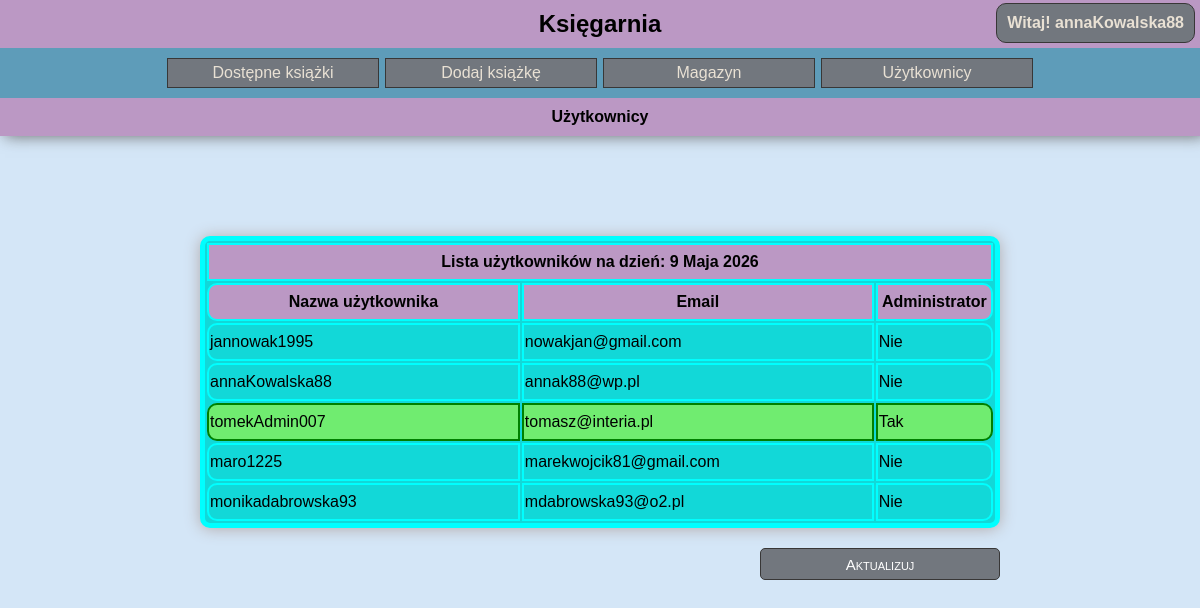
/18.05/users.php (signed in), run on the app's committed database.
### tables this page shows
CREATE TABLE users (
    id int NOT NULL PRIMARY KEY AUTO_INCREMENT,
    user_name varchar(50) NOT NULL,
    email varchar(100) NOT NULL, 
    password varchar(50) NOT NULL,
    is_admin boolean NOT NULL
);

### 18.05/DB_manager.php (called while the page is built, shortened)
<?php
    function getDataFromDB($query){
        try {
            $connDB = new mysqli($GLOBALS["host"], $GLOBALS["username"], $GLOBALS["password"], $GLOBALS["dbname"], $GLOBALS["dbport"]);
            $result = $connDB -> query($query);
            return $result;
        }
        catch (mysqli_sql_exception $e) {
            return "error";
        }
    }
?>

### 18.05/users.php (the view, shortened to what this page needs)
<!DOCTYPE html>
<html lang="pl">
<head>
    <link rel="stylesheet" href="style.css">
</head>
<body id="users-list-page">
    <header class="head-container">
        <h2 class="page-title">
            Księgarnia
            <?php
                include "render_login_menu.php";
            ?>
        </h2>
        <nav>
            <a href="index.php">Dostępne książki </a>
            <a href="add_book.php">Dodaj książkę </a>
            <a href="store.php">Magazyn</a>
            <a href="users.php">Użytkownicy</a>
        </nav>
        <h2 class="subpage-title">Użytkownicy</h2>
    </header>
    <main>
        <div class="store-container">
                <?php
                    include "DB_manager.php";
                    include "DB_queries.php";
                    $usersDataFromDB = getDataFromDB($GET_USERS_QUERY);
                    if($usersDataFromDB == "error"){
                        connectionErrorHandler();
                    }else{
                        echo "<table class='store'>";
                        echo "<tr>";
                        echo "<th class='store-header' colspan='4'>Lista użytkowników na dzień: <span id='currentDate'></span></th>";
                        echo "</tr>";
                        echo "<tr>";
                        echo "<th class='username-column'>Nazwa użytkownika</th>";
                        echo "<th class='email-column'>Email</th>";
                        echo "<th class='admin-column'>Administrator</th>";
                        echo "</tr>";
                        foreach($usersDataFromDB as $userData){
                            echo "<tr>";
                                $isAdminClass = "";
                                $isAdmin = "Nie";
                                if($userData["is_admin"] == 1){
                                    $isAdminClass = "admin-cell";
                                    $isAdmin = "Tak";
                                }
                                echo "<td class='$isAdminClass'>{$userData['user_name']}</td>";
                                echo "<td class='$isAdminClass'>{$userData['email']}</td>";
                                echo "<td class='$isAdminClass'>{$isAdmin}</td>";
                            echo "</tr>";
                        }
                        echo "</table>";
                        echo "<div class='store-operations'>";
                        echo "<button class='update-store-button operation-button' onclick='window.location.reload()'>Aktualizuj</button>";
                        echo "</div>";
                    }
                ?>
        </div>
    </main>
</body>
</html>

### 18.05/style.css (style rules this page uses)
* { font-family: Arial, Helvetica, sans-serif; }
:root { --dark-bg-color: rgb(94, 156, 185); --article-bg-color: rgb(18, 216, 216); --header-bg-color: rgb(187, 152, 196); --light-bg-color: rgb(212, 230, 247); --main-button-color: rgb(114, 119, 126); --main-button-border: solid 1.5px rgb(56, 55, 55); --thick-light-border: 5px solid aqua; --thin-light-border: 2px solid aqua; --main-box-shadow: 0px 1px 15px rgb(179, 170, 170); --unavailable-bg-color: rgb(177, 177, 177); --unavailable-border-color: rgb(146, 158, 158); }
body { margin: 0; width: 100%; height: 100%; box-sizing: border-box; background-color: var(--light-bg-color); }
.head-container { padding: 0; position: sticky; top: 0; box-shadow: 5px 0 15px dimgray; font-weight: normal; }
header { padding: 10px; text-align: center; background-color: var(--header-bg-color); font-weight: 600; }
h2 { position: relative; margin: 0; padding: 10px; text-align: center; background-color: var(--header-bg-color); font-weight: 600; font-size: 1rem; }
.page-title { font-size: 1.5rem; }
nav { padding: 10px; display: flex; justify-content: center; background-color: var(--dark-bg-color); }
nav a { color: rgb(233, 225, 212); text-decoration: none; margin-left: 3px; margin-right: 3px; background-color: var(--main-button-color); width: 200px; text-align: center; padding: 5px; border: var(--main-button-border); transition: ease .5s; }
main { background-color: rgb(212, 230, 247); margin-bottom: 30px }
.operation-button { width: 30%; height: 2rem; background-color: var(--main-button-color); color: white; border: var(--main-button-border); transition: .5s ease; border-radius: 5px; font-size: 15px; font-variant: small-caps; cursor: pointer; }
.store-container { width: 100%; display: flex; flex-direction: column; align-items: center; }
.store { margin-top: 100px; background-color: var(--article-bg-color); border: var(--thick-light-border); width: 800px; box-shadow: var(--main-box-shadow); border-radius: 10px; }
.store td, .store th { border: var(--thin-light-border); background-color: var(--article-bg-color); height: 2rem; }
.store tr:not(:first-child) td:first-child, .store tr:not(:first-child) th:first-child { border-radius: 10px 0 0 10px; }
.store tr:not(:first-child) td:last-child, .store tr:not(:first-child) th:last-child { border-radius: 0 10px 10px 0; }
.store th { background-color: var(--header-bg-color); }
.store-operations { display: flex; width: 800px; margin-top: 20px; justify-content: flex-end; }
.username-column { width: 40%; text-align: center; }
.email-column { width: 45%; text-align: center; }
.admin-column { width: 15%; text-align: center; }
td.admin-cell { background-color: rgb(112, 236, 112); border: solid 2px green; }

### data on the page
users: user_name "jannowak1995", email "nowakjan@gmail.com", isAdmin "Nie"
users: user_name "annaKowalska88", email "annak88@wp.pl", isAdmin "Nie"
users: user_name "tomekAdmin007", email "tomasz@interia.pl", is_admin "Tak"
users: user_name "maro1225", email "marekwojcik81@gmail.com", isAdmin "Nie"
users: user_name "monikadabrowska93", email "mdabrowska93@o2.pl", isAdmin "Nie"

### other printed values
$userName "annaKowalska88"
